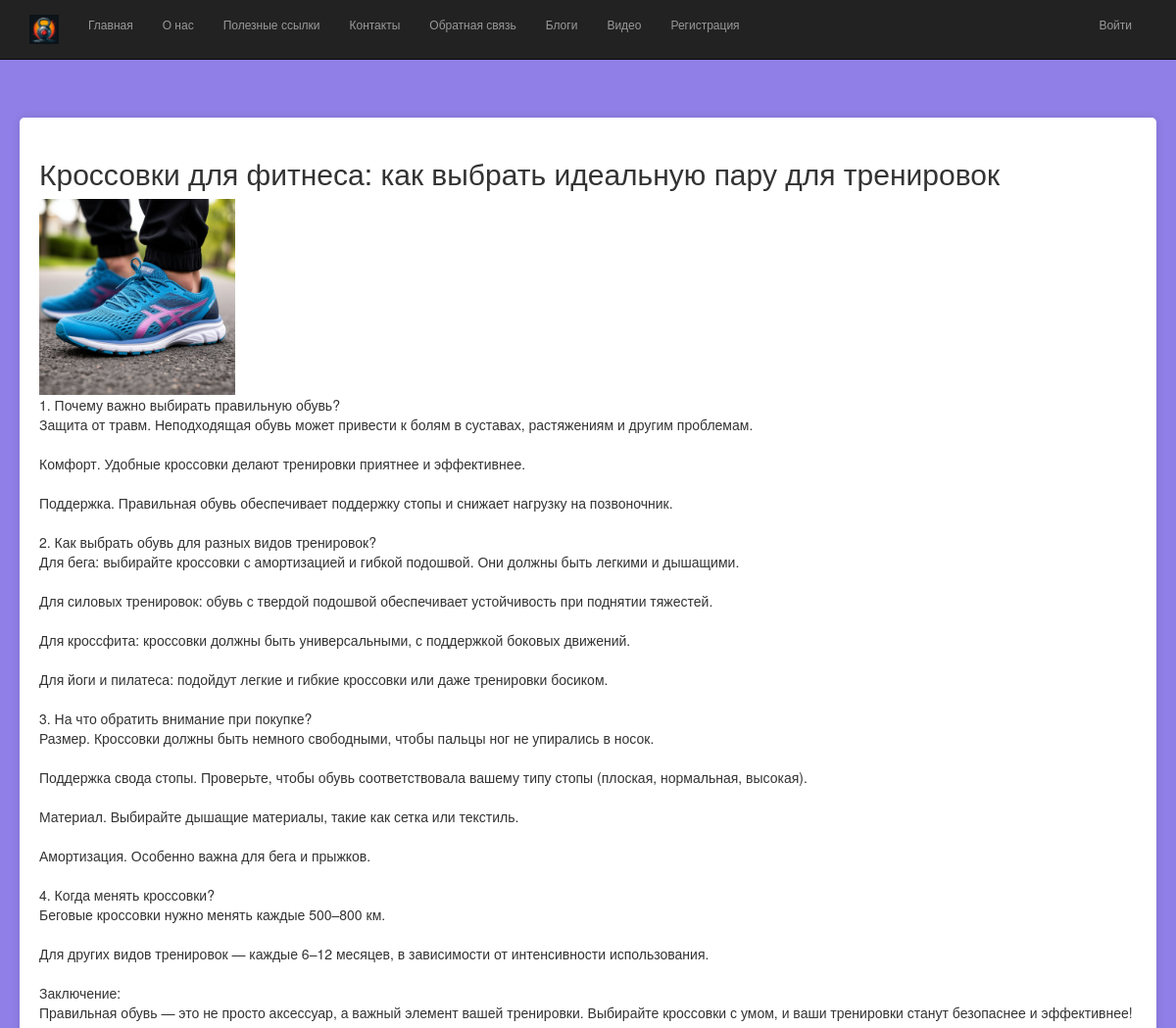
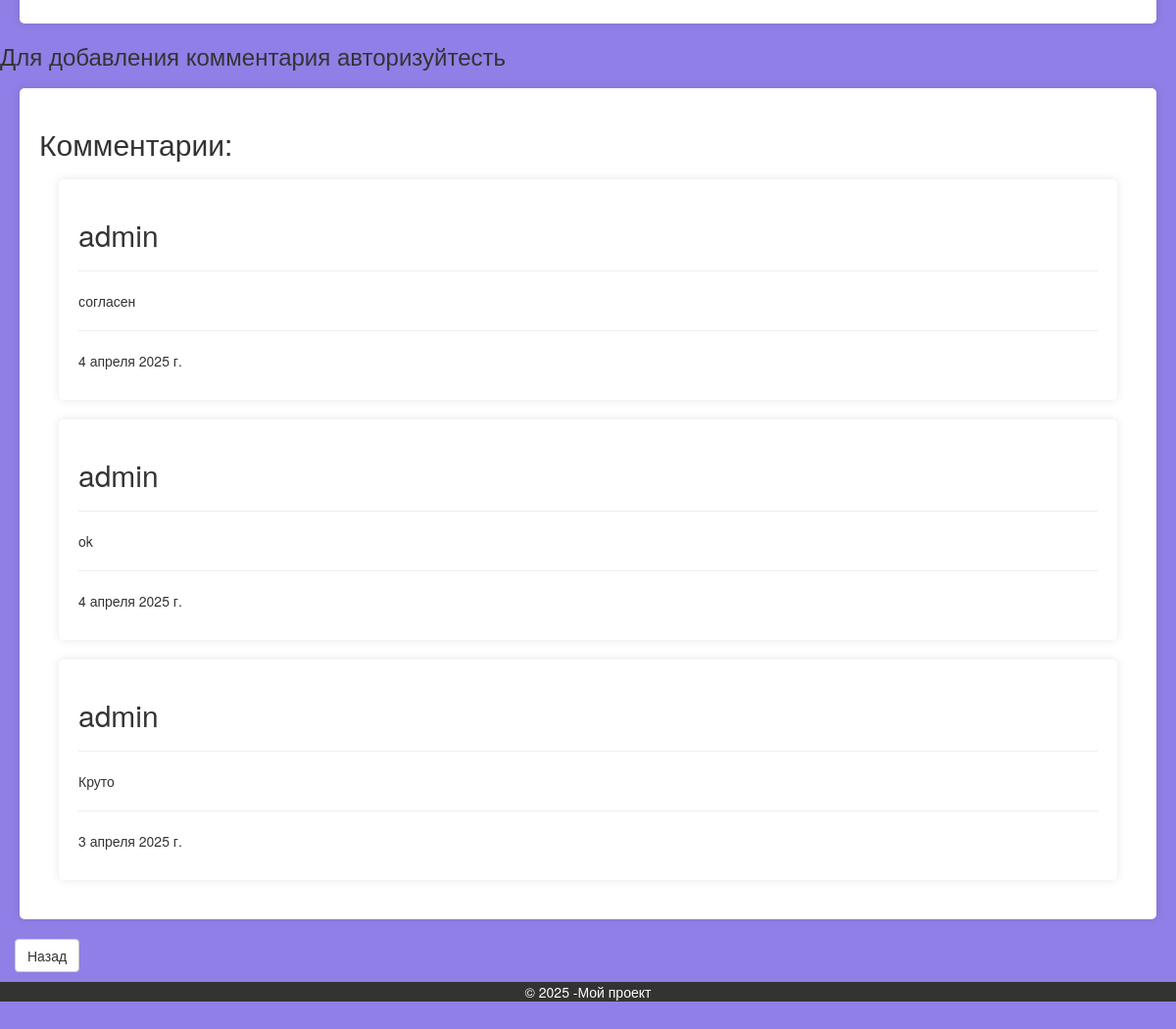
The app's page /blogpost/4/ with its own data (2 pictures, top to bottom).
### app/models.py (models this page shows, shortened)
class Blog(models.Model):
    title = models.CharField(max_length= 100, unique_for_date= "posted", verbose_name= "Заголовок")
    description = models.TextField(verbose_name="Краткое содержание")
    content = models.TextField(verbose_name= "Содержание")
    posted = models.DateTimeField(default=datetime.now(), db_index=True, verbose_name="Опубликована")
    author = models.ForeignKey(User, null=True, blank=True, on_delete=models.SET_NULL, verbose_name="Автор")
    image = models.FileField(default='temp.jpg', verbose_name= 'Путь к картинке')
    class Meta:
        db_table = "Posts"
        ordering = ["-posted"]
        verbose_name = "статья блога"
        verbose_name_plural = "статьи блога"

class Comment(models.Model):
    text = models.TextField(verbose_name="Текст комментария")
    date = models.DateField(default=datetime.now(), db_index=True, verbose_name="Дата комментария")
    author = models.ForeignKey(User, on_delete=models.CASCADE, verbose_name="Автор комментария")
    post = models.ForeignKey(Blog, on_delete= models.CASCADE, verbose_name="Статья комментария")
    class Meta:
        db_table = "Comment"
        ordering = ["-date"]
        verbose_name = "Комментарии к статье блога"
        verbose_name_plural = "Комментарии к статьям блога"

### app/views.py (the view)
# urls.py: path('blogpost/<int:parametr>/', views.blogpost, name='blogpost'),
def blogpost(request, parametr):
    assert isinstance(request, HttpRequest)
    post_1 = Blog.objects.get(id=parametr)
    comments = Comment.objects.filter(post = parametr)
    if request.method == "POST":
        form = CommentForm(request.POST)
        if form.is_valid():
            comment_f = form.save(commit=False)
            comment_f.author = request.user
            comment_f.date = datetime.now()
            comment_f.post = Blog.objects.get(id = parametr)
            comment_f.save()
            return redirect('blogpost', parametr = post_1.id)
    else:
        form = CommentForm()
    return render(
        request,
            'app/blogpost.html',
            {
                'post_1': post_1,
                'comments': comments,
                'form': form,
                'year':datetime.now().year,
            }
        )

### app/templates/app/blogpost.html
﻿{% extends "app/layout.html" %}
{% block content %}
<div class="content-block">
    <h2> {{post_1.title}} </h2>
    {% if post_1.image and post_1.image_url != '/media/temp.jpg' %}
    <img src="{{ post_1.image.url }}" alt="Картинка статьи блога" width="200"/>
    {% endif %}
    <p> {{post_1.content|linebreaksbr}} </p>
</div>
    {% if user.is_authenticated %}
    <h3 style="margin-left: 15px;">Добавить комментарий</h3>
    <form method="POST">
        {% csrf_token %}
        <div class="content-block">
            {{form.as_p}}
            <button type="submit" class="save btn btn-default">Отправить комментарий</button>
        </div>
    </form>
    {% else %}
    <h3>Для добавления комментария авторизуйтесть </h3>
    {% endif %}
    <form class="content-block">
        <h2>Комментарии:</h2>
        {% for comment in comments %}
        <div class="comment-block">
            <h2>{{comment.author}}</h2>
            <hr />
            <p>{{comment.text}}</p>
            <hr />
            <p>{{comment.date}}</p>
        </div>
        {% endfor %}
    </form>
<p style="margin-left:15px;"><a href="{% url 'blog' %} " class="btn btn-default">Назад</a></p>
{% endblock %}

### app/templates/app/layout.html (shortened to what this page needs)
﻿<!DOCTYPE html>
<html>
<head>
    {% load static %}
    <link rel="stylesheet" type="text/css" href="{% static 'app/content/bootstrap.css' %}" />
    <link rel="stylesheet" type="text/css" href="{% static 'app/content/site.css' %}" />
</head>
<body>
    <div class="navbar navbar-inverse navbar-fixed-top" style="font-size:12px;">
        <div class="container">
            <div class="navbar-header">
                <a href="/" class="navbar-brand"> <img src="{% static 'app/content/logo.jpg' %}" alt="logo" /> </a>
            </div>
            <div class="navbar-collapse collapse">
                <ul class="nav navbar-nav">
                    <li><a href="{% url 'home' %}">Главная</a></li>
                    <li><a href="{% url 'about' %}">О нас</a></li>
                    <li><a href="{% url 'link' %}">Полезные ссылки</a></li>
                    <li><a href="{% url 'contact' %}">Контакты</a></li>
                    <li><a href="{% url 'feedback' %}">Обратная связь</a></li>
                    <li><a href="{% url 'blog' %}">Блоги</a></li>
                    <li><a href="{% url 'videopost' %}">Видео</a></li>
                    {% if not user.is_authenticated %}
                    <li><a href="{% url 'registration' %}">Регистрация</a></li>
                    {% endif %}
                </ul>
                {% include 'app/loginpartial.html' %}
            </div>
        </div>
    </div>
    {% block content %}{% endblock %}
        <footer>
            <p>&copy; {{ year }} -Мой проект</p>
        </footer>
</body>
</html>

### app/templates/app/loginpartial.html
﻿{% if user.is_authenticated %}
<form id="logoutForm" action="/logout/" method="post" class="navbar-right">
    {% csrf_token %}
    <ul class="nav navbar-nav navbar-right" style="font-size: 12px;">
        <li ><span class="navbar-brand" style="font-size: 12px;">Привет {{ user.username }}!</span></li>
        <li><a href="javascript:document.getElementById('logoutForm').submit()">Выйти</a></li>
    </ul>
</form>
{% else %}
<ul class="nav navbar-nav navbar-right">
    <li><a href="{% url 'login' %}">Войти</a></li>
</ul>
{% endif %}

### app/static/app/content/site.css (style rules this page uses)
body { padding-top: 80px; padding-bottom: 20px; background-color: #907fe6; }
footer { text-align: center; background: #333; color: #fff; position: relative; bottom: 0; width: 100%; }
.navbar-brand img { height: 30px; width 30px; }
.content-block { padding: 20px; margin: 20px; background: #fff; border-radius: 5px; box-shadow: 0 0 10px rgba(0, 0, 0, 0.1); transition: box-shadow 0.9s ease; }
.comment-block { padding: 20px; margin: 20px; background: #fff; border-color: black; border-width: 10px; border-radius: 5px; box-shadow: 0 0 10px rgba(0, 0, 0, 0.1); }

### records on screen
Blog: title "Кроссовки для фитнеса: как выбрать идеальную пару для тренировок", image (picture), content "1. Почему важно выбирать правильную обувь? Защита от травм. Неподходящая обувь может привести к болям в суставах, растяжениям и другим проблемам. Комфорт. Удобные кроссовки делают тренировки приятнее и эффективнее. Поддержка. Правильная обувь обеспечивает поддержку стопы и снижает нагрузку на позвоночник. 2. Как выбрать обувь для разных видов тренировок? Для бега: выбирайте кроссовки с амортизацией и гибкой подошвой. Они должны быть легкими и дышащими. Для силовых тренировок: обувь с твердой подошвой обеспечивает устойчивость при поднятии тяжестей. Для кроссфита: кроссовки должны быть универсальными, с поддержкой боковых движений. Для йоги и пилатеса: подойдут легкие и гибкие кроссовки или…"
Comment: author "admin", text "согласен", date "4 апреля 2025 г."
Comment: author "admin", text "ok", date "4 апреля 2025 г."
Comment: author "admin", text "Круто", date "3 апреля 2025 г."
